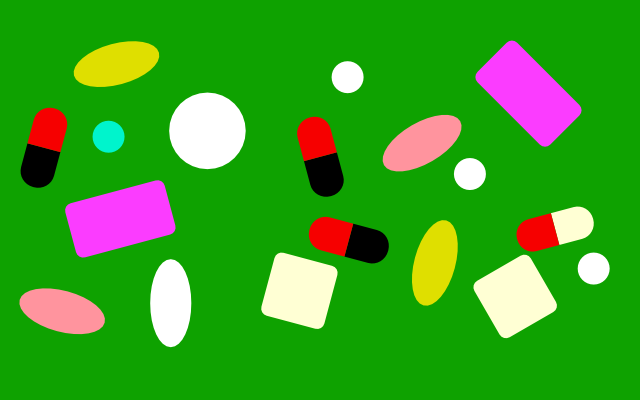
#> input picture challanges/pill-challenge/fatcloud/pill.png, 640 x 400 px
$ python pill_reconition.py   (older library calls are emulated)
#> lines starting #> are read from the running program, lines starting #| are printed output that depends on the picture; after the words box and inside, x2 and y2 are one past the last pixel; in counts of white or black regions, pixels touching at a corner belong together
#> further down, pills is the input picture: shape (400, 640, 3); mean B, G, R 33.2, 160.2, 57
import cv2
import numpy as np


def equal(p0,p1,p2,tolerance):
    d1, d2 = (p0-p1).astype('float'), (p2-p1).astype('float')
    l1 = np.sqrt(d1[0]**2+d1[1]**2)
    l2 = np.sqrt(d2[0]**2+d2[1]**2)
    if l1<=l2*(1+tolerance) and l1>=l2*(1-tolerance):
        return True
    else :
        return False

def imgproc(frame):

    # convert color to gray scale and show it

    background = np.full_like(frame, 0)
    background[:,:,1] = 162
    background[:,:,2] = 14


    img = frame - background
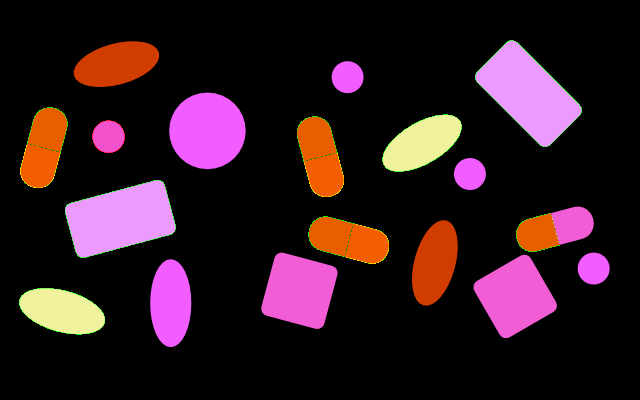
#> img: shape (400, 640, 3); mean B, G, R 33.2, 25.1, 47.8
    gray = cv2.cvtColor(img, cv2.COLOR_BGR2GRAY)
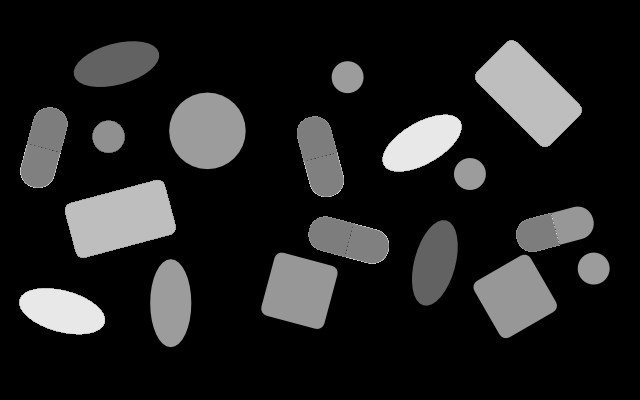
#> gray: shape (400, 640); min 0, max 232, mean 32.8
    # convert image to black and white and show it
    thresh1, thresh = cv2.threshold(gray, 10, 255, cv2.THRESH_BINARY)
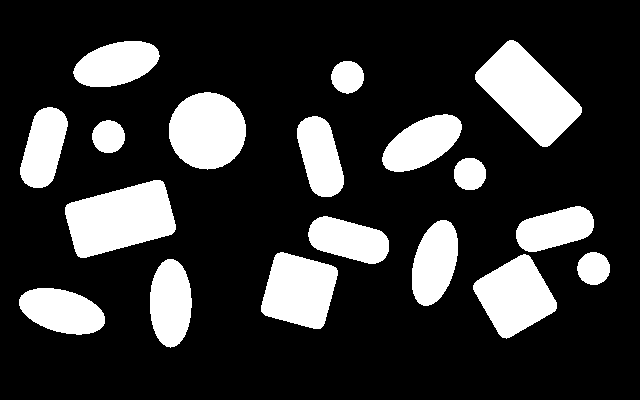
#> thresh: shape (400, 640); 20.9% white; 18 white regions

    # find contours!
    contours, hry = cv2.findContours(thresh, cv2.RETR_TREE, cv2.CHAIN_APPROX_SIMPLE)
#> contours = 18 contours; largest, box (x1, y1, x2, y2) and area: (475, 40, 582, 147) 5780, (65, 180, 176, 258) 5732, (169, 92, 246, 170) 4570, (473, 254, 557, 339) 4192, (261, 252, 338, 329) 4179; hry = 18 rows, first 6: [1, -1, -1, -1], [2, 0, -1, -1], [3, 1, -1, -1], [4, 2, -1, -1], [5, 3, -1, -1], [6, 4, -1, -1]


    squares = []
    quadrangles = []
    big_cycle = []
    white_small_cycle = []
    blue_small_cycle =[]
    pink_oval=[]
    white_oval =[]
    yellow_oval=[]
    capsule_3 = []
    capsule_4 = []
    for cnt in contours:
        # Calculate the perimeter
        cnt_len = cv2.arcLength(cnt, True)
        # Simpler Contour approximation
        cnt = cv2.approxPolyDP(cnt, 0.02 * cnt_len, True)
        # ================== Step 1 Quadrangles ===================
        if cv2.isContourConvex(cnt):
            if len(cnt) == 4:
                cnt = cnt.reshape(-1, 2) # cnt is divided into two column
                if equal(cnt[0], cnt[1], cnt[2],0.1):
                    squares.append(cnt)
                else:
                    quadrangles.append(cnt)

        # ================== Step 2 Cycle ===================
            else:
                cnt = cnt.reshape(-1, 2)
                rect = cv2.minAreaRect(cnt)
                box = cv2.cv.BoxPoints(rect)
                box = np.int0(box)
                if equal(box[0], box[1], box[2],0.1):
                    if cv2.contourArea(cnt) > 1000 :
                        big_cycle.append(cnt)
       # ================== Step 3 By Color ===================
                    else:
                        cg = np.mean(cnt,axis=0)
                        org = int(cg[0]), int(cg[1])
                        rgb = img[org[1]][org[0]]
                        rgb_mean = np.average(rgb)
                        if rgb_mean > 180:
                            white_small_cycle.append(cnt)
                        else:
                            blue_small_cycle.append(cnt)
                else:
                    cg = np.mean(cnt,axis=0)
                    org = int(cg[0]), int(cg[1])
                    rgb = img[org[1]][org[0]]
                    rgb_mean = np.average(rgb)

                    if rgb_mean > 200:
                        pink_oval.append(cnt)
                    elif rgb[0] == 255:
                        white_oval.append(cnt)
                    elif rgb_mean > 180:
                        capsule_4.append(cnt)
                    elif rgb_mean < 95:
                        yellow_oval.append(cnt)
                    else:
                        capsule_3.append(cnt)
#> this loop made 18 passes
#> (cnt_len, rect, box, cg) on passes 1, 2, 4, 6: (221, ((61.51, 311), (40.96, 87.17), -64.98), [[92, 347], [13, 311], [30, 273], [109, 310]], [61.75, 310.8]), (221.1, ((170.8, 303.1), (39.61, 87.45), -4.76), [[154, 348], [147, 261], [186, 257], [194, 344]], [170.5, 300.9]), (106.3, ((593.4, 268), (29.61, 31.63), -77.01), [[605, 285], [574, 278], [581, 249], [612, 257]], [593.1, 267.5]), (220.2, ((434.1, 262.5), (86.82, 40.87), -84.47), [[450, 307], [409, 303], [417, 217], [458, 221]], [434.2, 263.1])
#> (cnt_len, rect, box, cg) on pass 11: (106.3, ((108, 136), (30, 30), -90), [[123, 151], [93, 151], [93, 121], [123, 121]], [108, 136.1])
#> after the loop, big_cycle = 1 item; blue_small_cycle = 1 item; capsule_3 = 3 items; capsule_4 = 1 item; pink_oval = 2 items; quadrangles = [[[163, 182], [67, 204], [77, 255], [171, 234]], [[509, 40], [475, 79], [547, 146], [581, 107]]]; rgb_mean = 90; squares = [[[525, 254], [473, 285], [502, 337], [556, 308]], [[277, 253], [261, 311], [320, 328], [336, 268]]]; white_oval = 1 item; white_small_cycle = 3 items; yellow_oval = 2 items

    drug_list = [(squares         , '8'),
                (quadrangles      , '2'),
                (big_cycle        , '10'),
                (white_small_cycle, '9'),
                (blue_small_cycle , '1'),
                (pink_oval        , '6'),
                (white_oval       , '7'),
                (yellow_oval      , '5'),
                (capsule_3        , '3'),
                (capsule_4        , '4')]

    for drug, index in drug_list:
        for ctr in drug:
            m = np.mean(ctr,axis=0)
            org = int(m[0]), int(m[1])
            cv2.putText(frame, index, org, cv2.FONT_HERSHEY_SIMPLEX, 1, (255, 0, 0), 2)
#> this loop made 10 passes
#> index on passes 1 to 10: '8', '2', '10', '9', '1', '6', '7', '5', '3', '4'


    return frame

if __name__ == "__main__":
    pills = cv2.imread('pill.png')
    cv2.imshow('pill challenge',imgproc(pills))
    cv2.waitKey(0)
